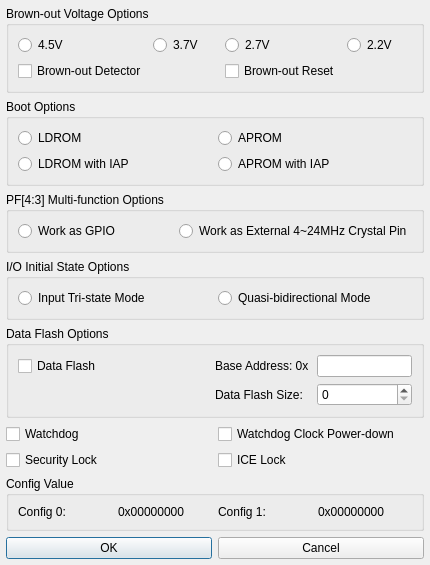
<?xml version="1.0" encoding="UTF-8"?>
<ui version="4.0">
 <class>Dialog</class>
 <widget class="QDialog" name="Dialog">
  <property name="geometry">
   <rect>
    <x>0</x>
    <y>0</y>
    <width>430</width>
    <height>393</height>
   </rect>
  </property>
  <layout class="QGridLayout" name="outer_layout">
   <property name="leftMargin">
    <number>6</number>
   </property>
   <property name="topMargin">
    <number>6</number>
   </property>
   <property name="rightMargin">
    <number>6</number>
   </property>
   <property name="bottomMargin">
    <number>6</number>
   </property>
   <property name="spacing">
    <number>6</number>
   </property>
   <item row="0" column="2" colspan="2">
    <widget class="QGroupBox" name="IDC_GROUP_BROWN_OUT_VOLTAGE">
     <property name="title">
      <string>Brown-out Voltage Options</string>
     </property>
     <layout class="QGridLayout" name="gridLayout">
      <item row="0" column="0">
       <widget class="QRadioButton" name="IDC_RADIO_BOV_0">
        <property name="text">
         <string>4.5V</string>
        </property>
       </widget>
      </item>
      <item row="0" column="1">
       <widget class="QRadioButton" name="IDC_RADIO_BOV_1">
        <property name="text">
         <string>3.7V</string>
        </property>
       </widget>
      </item>
      <item row="0" column="2">
       <widget class="QRadioButton" name="IDC_RADIO_BOV_2">
        <property name="text">
         <string>2.7V</string>
        </property>
       </widget>
      </item>
      <item row="0" column="3">
       <widget class="QRadioButton" name="IDC_RADIO_BOV_3">
        <property name="text">
         <string>2.2V</string>
        </property>
       </widget>
      </item>
      <item row="1" column="0">
       <widget class="QCheckBox" name="IDC_CHECK_BROWN_OUT_DETECT">
        <property name="text">
         <string>Brown-out Detector</string>
        </property>
       </widget>
      </item>
      <item row="1" column="2">
       <widget class="QCheckBox" name="IDC_CHECK_BROWN_OUT_RESET">
        <property name="text">
         <string>Brown-out Reset</string>
        </property>
       </widget>
      </item>
     </layout>
    </widget>
   </item>
   <item row="1" column="2" colspan="2">
    <widget class="QGroupBox" name="IDC_GROUP_BOOT_SELECT">
     <property name="title">
      <string>Boot Options</string>
     </property>
     <layout class="QGridLayout" name="gridLayout_2">
      <item row="0" column="0">
       <widget class="QRadioButton" name="IDC_RADIO_BS_LDROM">
        <property name="text">
         <string>LDROM</string>
        </property>
       </widget>
      </item>
      <item row="0" column="1">
       <widget class="QRadioButton" name="IDC_RADIO_BS_APROM">
        <property name="text">
         <string>APROM</string>
        </property>
       </widget>
      </item>
      <item row="1" column="0">
       <widget class="QRadioButton" name="IDC_RADIO_BS_LDROM_APROM">
        <property name="text">
         <string>LDROM with IAP</string>
        </property>
       </widget>
      </item>
      <item row="1" column="1">
       <widget class="QRadioButton" name="IDC_RADIO_BS_APROM_LDROM">
        <property name="text">
         <string>APROM with IAP</string>
        </property>
       </widget>
      </item>
     </layout>
    </widget>
   </item>
   <item row="2" column="2" colspan="2">
    <widget class="QGroupBox" name="IDC_GROUP_GPF">
     <property name="title">
      <string>PF[4:3] Multi-function Options</string>
     </property>
     <layout class="QHBoxLayout" name="layout_IDC_GROUP_GPF">
      <item>
       <widget class="QRadioButton" name="IDC_RADIO_GPF_GPIO">
        <property name="text">
         <string>Work as GPIO</string>
        </property>
       </widget>
      </item>
      <item>
       <widget class="QRadioButton" name="IDC_RADIO_GPF_CRYSTAL">
        <property name="text">
         <string>Work as External 4~24MHz Crystal Pin</string>
        </property>
       </widget>
      </item>
     </layout>
    </widget>
   </item>
   <item row="3" column="2" colspan="2">
    <widget class="QGroupBox" name="IDC_GROUP_IO_STATE">
     <property name="title">
      <string>I/O Initial State Options</string>
     </property>
     <layout class="QHBoxLayout" name="layout_IDC_GROUP_IO_STATE">
      <item>
       <widget class="QRadioButton" name="IDC_RADIO_IO_TRI">
        <property name="text">
         <string>Input Tri-state Mode</string>
        </property>
       </widget>
      </item>
      <item>
       <widget class="QRadioButton" name="IDC_RADIO_IO_BI">
        <property name="text">
         <string>Quasi-bidirectional Mode</string>
        </property>
       </widget>
      </item>
     </layout>
    </widget>
   </item>
   <item row="7" column="2" colspan="2">
    <widget class="QGroupBox" name="IDC_GROUP_CONFIG_VALUE">
     <property name="title">
      <string>Config Value</string>
     </property>
     <layout class="QHBoxLayout" name="layout_IDC_GROUP_CONFIG_VALUE">
      <item>
       <widget class="QLabel" name="IDC_STATIC_CONFIG_0">
        <property name="text">
         <string>Config 0:</string>
        </property>
       </widget>
      </item>
      <item>
       <widget class="QLabel" name="IDC_STATIC_CONFIG_VALUE_0">
        <property name="text">
         <string>0x00000000</string>
        </property>
       </widget>
      </item>
      <item>
       <widget class="QLabel" name="IDC_STATIC_CONFIG_1">
        <property name="text">
         <string>Config 1:</string>
        </property>
       </widget>
      </item>
      <item>
       <widget class="QLabel" name="IDC_STATIC_CONFIG_VALUE_1">
        <property name="text">
         <string>0x00000000</string>
        </property>
       </widget>
      </item>
     </layout>
    </widget>
   </item>
   <item row="4" column="2" colspan="2">
    <widget class="QGroupBox" name="IDC_GROUP_DATA_FLASH">
     <property name="title">
      <string>Data Flash Options</string>
     </property>
     <layout class="QGridLayout" name="gridLayout_3" columnstretch="2,1,1">
      <item row="0" column="0">
       <widget class="QCheckBox" name="IDC_CHECK_DATA_FLASH_ENABLE">
        <property name="text">
         <string>Data Flash</string>
        </property>
       </widget>
      </item>
      <item row="0" column="1">
       <widget class="QLabel" name="IDC_STATIC_FLASH_BASE_ADDRESS">
        <property name="text">
         <string>Base Address: 0x</string>
        </property>
       </widget>
      </item>
      <item row="0" column="2">
       <widget class="QLineEdit" name="IDC_EDIT_FLASH_BASE_ADDRESS"/>
      </item>
      <item row="1" column="1">
       <widget class="QLabel" name="IDC_STATIC_DATA_FLASH_SIZE">
        <property name="text">
         <string>Data Flash Size:</string>
        </property>
       </widget>
      </item>
      <item row="1" column="2">
       <widget class="QSpinBox" name="IDC_SPIN_DATA_FLASH_SIZE"/>
      </item>
     </layout>
    </widget>
   </item>
   <item row="6" column="3">
    <widget class="QCheckBox" name="IDC_CHECK_ICE_LOCK">
     <property name="text">
      <string>ICE Lock</string>
     </property>
    </widget>
   </item>
   <item row="5" column="2">
    <widget class="QCheckBox" name="IDC_CHECK_WDT_ENABLE">
     <property name="text">
      <string>Watchdog</string>
     </property>
    </widget>
   </item>
   <item row="5" column="3">
    <widget class="QCheckBox" name="IDC_CHECK_WDT_POWER_DOWN">
     <property name="text">
      <string>Watchdog Clock Power-down</string>
     </property>
    </widget>
   </item>
   <item row="6" column="2">
    <widget class="QCheckBox" name="IDC_CHECK_SECURITY_LOCK">
     <property name="text">
      <string>Security Lock</string>
     </property>
    </widget>
   </item>
   <item row="8" column="2">
    <widget class="QPushButton" name="IDOK">
     <property name="text">
      <string>OK</string>
     </property>
    </widget>
   </item>
   <item row="8" column="3">
    <widget class="QPushButton" name="IDCANCEL">
     <property name="text">
      <string>Cancel</string>
     </property>
    </widget>
   </item>
  </layout>
 </widget>
 <resources/>
 <connections/>
</ui>
